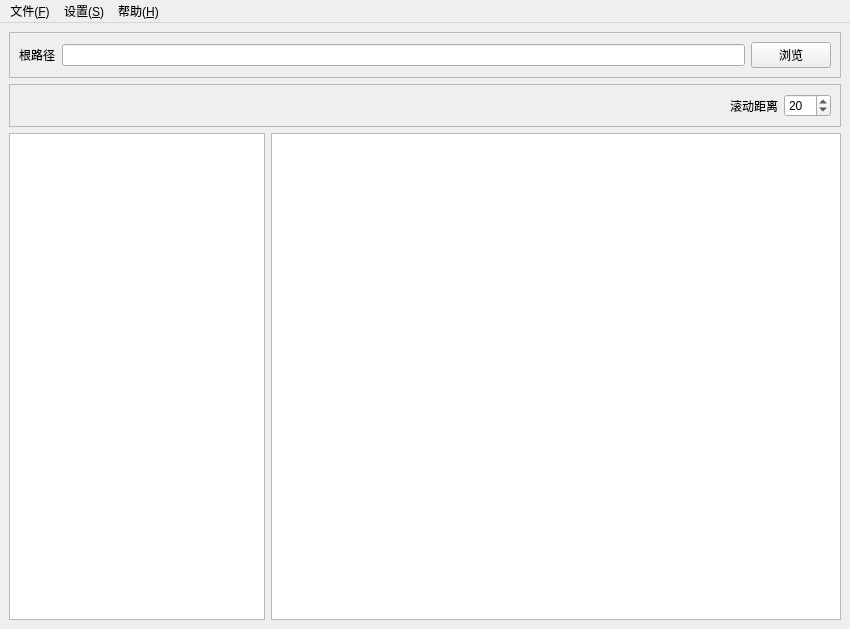
<?xml version="1.0" encoding="UTF-8"?>
<ui version="4.0">
 <class>MainWindow</class>
 <widget class="QMainWindow" name="MainWindow">
  <property name="geometry">
   <rect>
    <x>0</x>
    <y>0</y>
    <width>850</width>
    <height>629</height>
   </rect>
  </property>
  <property name="windowTitle">
   <string>MainWindow</string>
  </property>
  <widget class="QWidget" name="centralwidget">
   <layout class="QVBoxLayout" name="verticalLayout">
    <item>
     <widget class="QFrame" name="frameRootPath">
      <property name="sizePolicy">
       <sizepolicy hsizetype="Preferred" vsizetype="Preferred">
        <horstretch>0</horstretch>
        <verstretch>0</verstretch>
       </sizepolicy>
      </property>
      <property name="minimumSize">
       <size>
        <width>0</width>
        <height>0</height>
       </size>
      </property>
      <property name="maximumSize">
       <size>
        <width>16777215</width>
        <height>16777215</height>
       </size>
      </property>
      <property name="frameShape">
       <enum>QFrame::StyledPanel</enum>
      </property>
      <property name="frameShadow">
       <enum>QFrame::Raised</enum>
      </property>
      <layout class="QHBoxLayout" name="horizontalLayout_8">
       <item>
        <widget class="QLabel" name="labRootPath">
         <property name="text">
          <string>根路径</string>
         </property>
        </widget>
       </item>
       <item>
        <widget class="QLineEdit" name="editRootPath"/>
       </item>
       <item>
        <widget class="QPushButton" name="btnRootPath">
         <property name="text">
          <string>浏览</string>
         </property>
        </widget>
       </item>
      </layout>
     </widget>
    </item>
    <item>
     <widget class="QFrame" name="frameSetting">
      <property name="frameShape">
       <enum>QFrame::StyledPanel</enum>
      </property>
      <property name="frameShadow">
       <enum>QFrame::Raised</enum>
      </property>
      <layout class="QHBoxLayout" name="horizontalLayout_2">
       <item>
        <spacer name="horizontalSpacer">
         <property name="orientation">
          <enum>Qt::Horizontal</enum>
         </property>
         <property name="sizeHint" stdset="0">
          <size>
           <width>40</width>
           <height>20</height>
          </size>
         </property>
        </spacer>
       </item>
       <item>
        <widget class="QLabel" name="labelScrollDistance">
         <property name="text">
          <string>滚动距离</string>
         </property>
        </widget>
       </item>
       <item>
        <widget class="QSpinBox" name="spinBoxScrollDistance">
         <property name="maximum">
          <number>500</number>
         </property>
         <property name="value">
          <number>20</number>
         </property>
        </widget>
       </item>
      </layout>
     </widget>
    </item>
    <item>
     <layout class="QHBoxLayout" name="horizontalLayout" stretch="0,1">
      <item>
       <widget class="QTreeView" name="treeView"/>
      </item>
      <item>
       <widget class="QListView" name="listView"/>
      </item>
     </layout>
    </item>
   </layout>
  </widget>
  <widget class="QMenuBar" name="menubar">
   <property name="geometry">
    <rect>
     <x>0</x>
     <y>0</y>
     <width>850</width>
     <height>23</height>
    </rect>
   </property>
   <widget class="QMenu" name="menu_F">
    <property name="title">
     <string>文件(&amp;F)</string>
    </property>
    <addaction name="separator"/>
    <addaction name="action_C"/>
   </widget>
   <widget class="QMenu" name="menu_H">
    <property name="title">
     <string>帮助(&amp;H)</string>
    </property>
    <addaction name="action_A"/>
   </widget>
   <widget class="QMenu" name="menu_S">
    <property name="title">
     <string>设置(&amp;S)</string>
    </property>
   </widget>
   <addaction name="menu_F"/>
   <addaction name="menu_S"/>
   <addaction name="menu_H"/>
  </widget>
  <action name="action_C">
   <property name="text">
    <string>关闭退出(&amp;C)</string>
   </property>
  </action>
  <action name="action_A">
   <property name="text">
    <string>关于(&amp;A)</string>
   </property>
  </action>
 </widget>
 <resources/>
 <connections/>
</ui>
